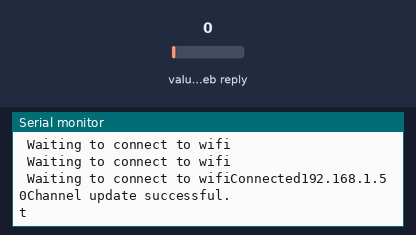
Simulated run of this sketch. Board: ESP8266 (NodeMCU). Parts: the last lines printed to the serial monitor. Inputs (shaded band) come from the test bench; at power-on: value in the web reply 0. WiFi joins after 1.5 s; servers stay silent unless stated; web services answer with replies made up by the test bench.

Above: at 2.7 s.
2.8 s: value in the web reply set to 2
At 9.0 s:
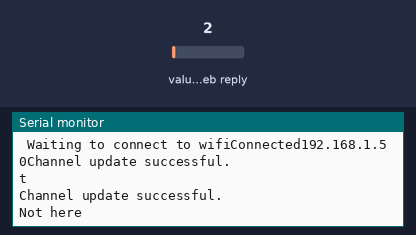
14.3 s: value in the web reply set to 25
At 20.0 s:
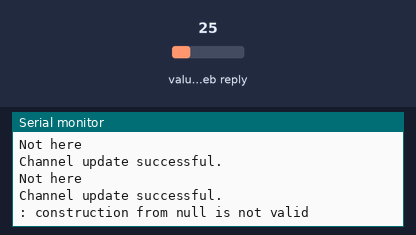
25.8 s: value in the web reply set to 50
At 30.9 s:
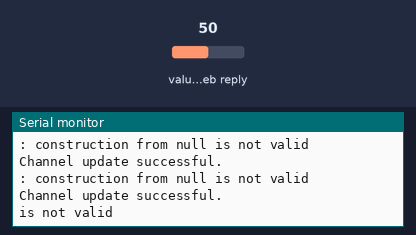
37.2 s: value in the web reply set to 98
At 41.9 s:
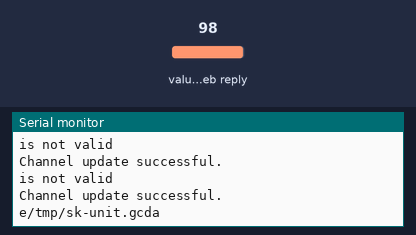
48.4 s: value in the web reply set to 100
At 52.9 s:
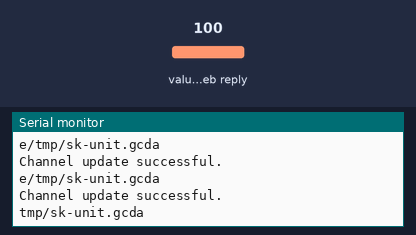

The sketch:

sketch_feb19a.ino
```cpp
#include<ESP8266WiFi.h>
#include "ThingSpeak.h"
WiFiClient client;
unsigned long myChannelNumber = 1658268;
const char * myWriteAPIKey = "TDCVIERDTH2W2CS8";
int number = 0;
const char * myReadAPIKey = "8XCV5D8PFVTG5U61";
int statusCode=0;
void setup() {
  Serial.begin(9600);
  WiFi.begin("Ayan", "packdalwalo");
  Serial.print("Connecting...");
  while(WiFi.status() != WL_CONNECTED){
    delay(500);
    Serial.print("\n Waiting to connect to wifi");
  }
  Serial.print("Connected");
  Serial.print(WiFi.localIP());
  ThingSpeak.begin(client);

}

void loop() {
  // Write to ThingSpeak. There are up to 8 fields in a channel, allowing you to store up to 8 different
  // pieces of information in a channel.  Here, we write to field 1.
  int x = ThingSpeak.writeField(myChannelNumber, 1, number, myWriteAPIKey);
  if(x == 200){
    Serial.println("Channel update successful.");
  }
  else{
    Serial.println("Problem updating channel. HTTP error code " + String(x));
  }
  long temp = ThingSpeak.readLongField(myChannelNumber, 1, myReadAPIKey);
  statusCode = ThingSpeak.getLastReadStatus();
  if (statusCode == 200){
    Serial.println("t"+temp);
  }
  else{
    Serial.println("Not here");
  }

  // change the value
  number++;
  if(number > 99){
    number = 0;
  }

  delay(5000);


}
```

Measured:
- after the input at 2.8 s, the serial monitor: prints a new line after 4.9 s (image 1)
- after the input at 14.3 s, the serial monitor: prints a new line after 4.6 s (image 2)
- after the input at 25.8 s, the serial monitor: prints a new line after 4.3 s (image 3)
- after the input at 37.2 s, the serial monitor: prints a new line after 4.1 s (image 4)
- after the input at 48.4 s, the serial monitor: prints a new line after 4.1 s (image 5)
